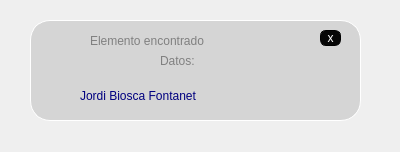
<?xml version="1.0" encoding="UTF-8"?>
<ui version="4.0">
 <class>Form</class>
 <widget class="QWidget" name="Form">
  <property name="geometry">
   <rect>
    <x>0</x>
    <y>0</y>
    <width>400</width>
    <height>152</height>
   </rect>
  </property>
  <property name="windowTitle">
   <string>Form</string>
  </property>
  <widget class="QWidget" name="widget" native="true">
   <property name="geometry">
    <rect>
     <x>30</x>
     <y>20</y>
     <width>331</width>
     <height>101</height>
    </rect>
   </property>
   <property name="styleSheet">
    <string notr="true">QWidget#widget{

background-color: rgb(213, 213, 213);

border-radius:20px;
	gridline-color: rgb(255, 255, 255);
	border-color: rgb(255, 255, 255);
border: 1px solid white;
}</string>
   </property>
   <widget class="QLabel" name="label_7">
    <property name="geometry">
     <rect>
      <x>20</x>
      <y>10</y>
      <width>21</width>
      <height>21</height>
     </rect>
    </property>
    <property name="styleSheet">
     <string notr="true">border-image: url(:/tablaHash/verificado.png);</string>
    </property>
    <property name="text">
     <string/>
    </property>
   </widget>
   <widget class="QLabel" name="label_8">
    <property name="geometry">
     <rect>
      <x>40</x>
      <y>20</y>
      <width>271</width>
      <height>31</height>
     </rect>
    </property>
    <property name="styleSheet">
     <string notr="true">font: 14pt &quot;Lucida Console&quot;;
color:red
;
font: 70 10pt &quot;Rockwell Extra Bold&quot;;</string>
    </property>
    <property name="text">
     <string/>
    </property>
   </widget>
   <widget class="QLabel" name="label">
    <property name="geometry">
     <rect>
      <x>60</x>
      <y>-10</y>
      <width>221</width>
      <height>61</height>
     </rect>
    </property>
    <property name="styleSheet">
     <string notr="true">font: 14pt &quot;Lucida Console&quot;;
color:gray
;
font: 70 12pt &quot;Rockwell Extra Bold&quot;;</string>
    </property>
    <property name="text">
     <string>Elemento encontrado</string>
    </property>
   </widget>
   <widget class="QPushButton" name="cerrar_6">
    <property name="geometry">
     <rect>
      <x>290</x>
      <y>10</y>
      <width>21</width>
      <height>16</height>
     </rect>
    </property>
    <property name="cursor">
     <cursorShape>PointingHandCursor</cursorShape>
    </property>
    <property name="styleSheet">
     <string notr="true">QPushButton#cerrar_6{

background-color: rgb(6, 6, 6);
border-radius:6px;
border: 1px solid black;

font: 11pt &quot;MS Shell Dlg 2&quot;;
color: white;
}</string>
    </property>
    <property name="text">
     <string>x</string>
    </property>
   </widget>
   <widget class="QLabel" name="label_2">
    <property name="geometry">
     <rect>
      <x>50</x>
      <y>50</y>
      <width>271</width>
      <height>51</height>
     </rect>
    </property>
    <property name="styleSheet">
     <string notr="true">font: 14pt &quot;Lucida Console&quot;;
color: rgb(0, 0, 127);
;
font: 70 12pt &quot;Rockwell Extra Bold&quot;;</string>
    </property>
    <property name="text">
     <string>Jordi Biosca Fontanet</string>
    </property>
   </widget>
   <widget class="QLabel" name="label_3">
    <property name="geometry">
     <rect>
      <x>130</x>
      <y>10</y>
      <width>131</width>
      <height>61</height>
     </rect>
    </property>
    <property name="styleSheet">
     <string notr="true">font: 14pt &quot;Lucida Console&quot;;
color:gray
;
font: 70 12pt &quot;Rockwell Extra Bold&quot;;</string>
    </property>
    <property name="text">
     <string>Datos:</string>
    </property>
   </widget>
  </widget>
 </widget>
 <resources>
  <include location="../multimedia/iconos.qrc"/>
 </resources>
 <connections/>
</ui>
